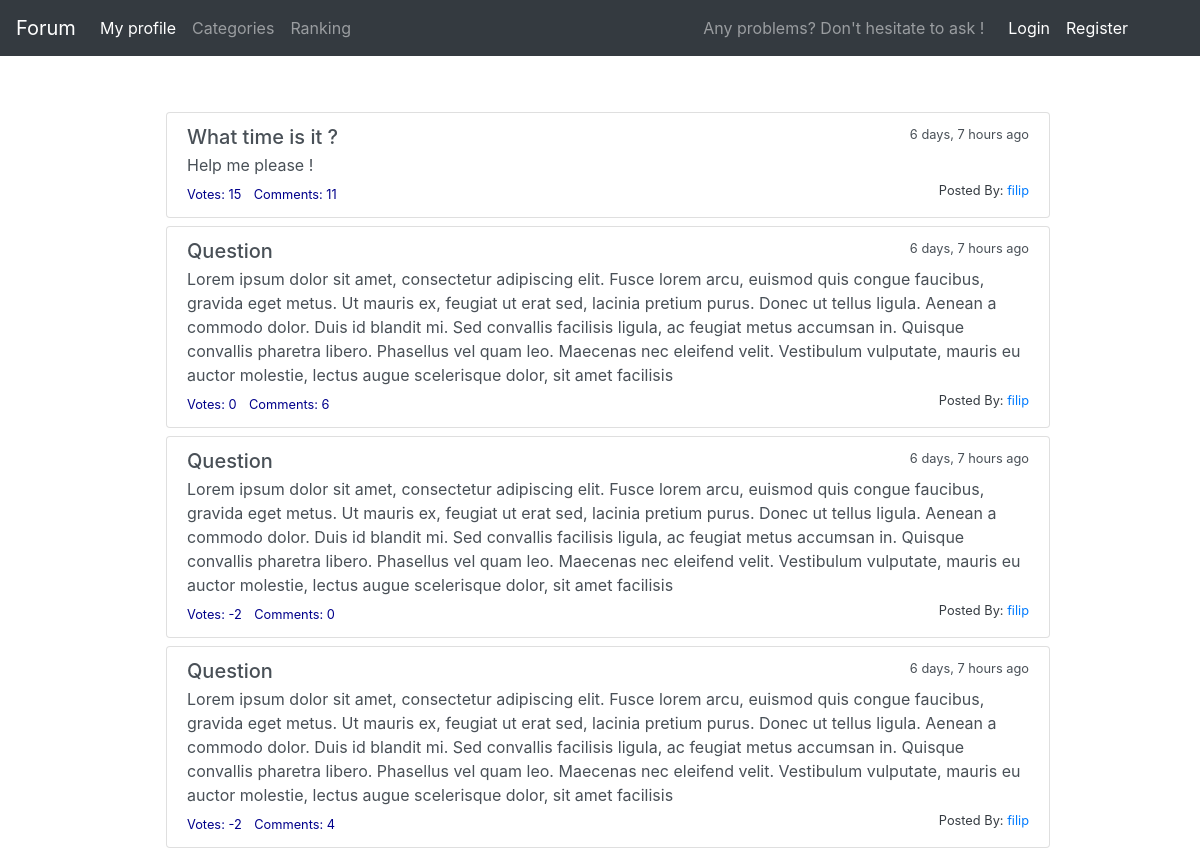
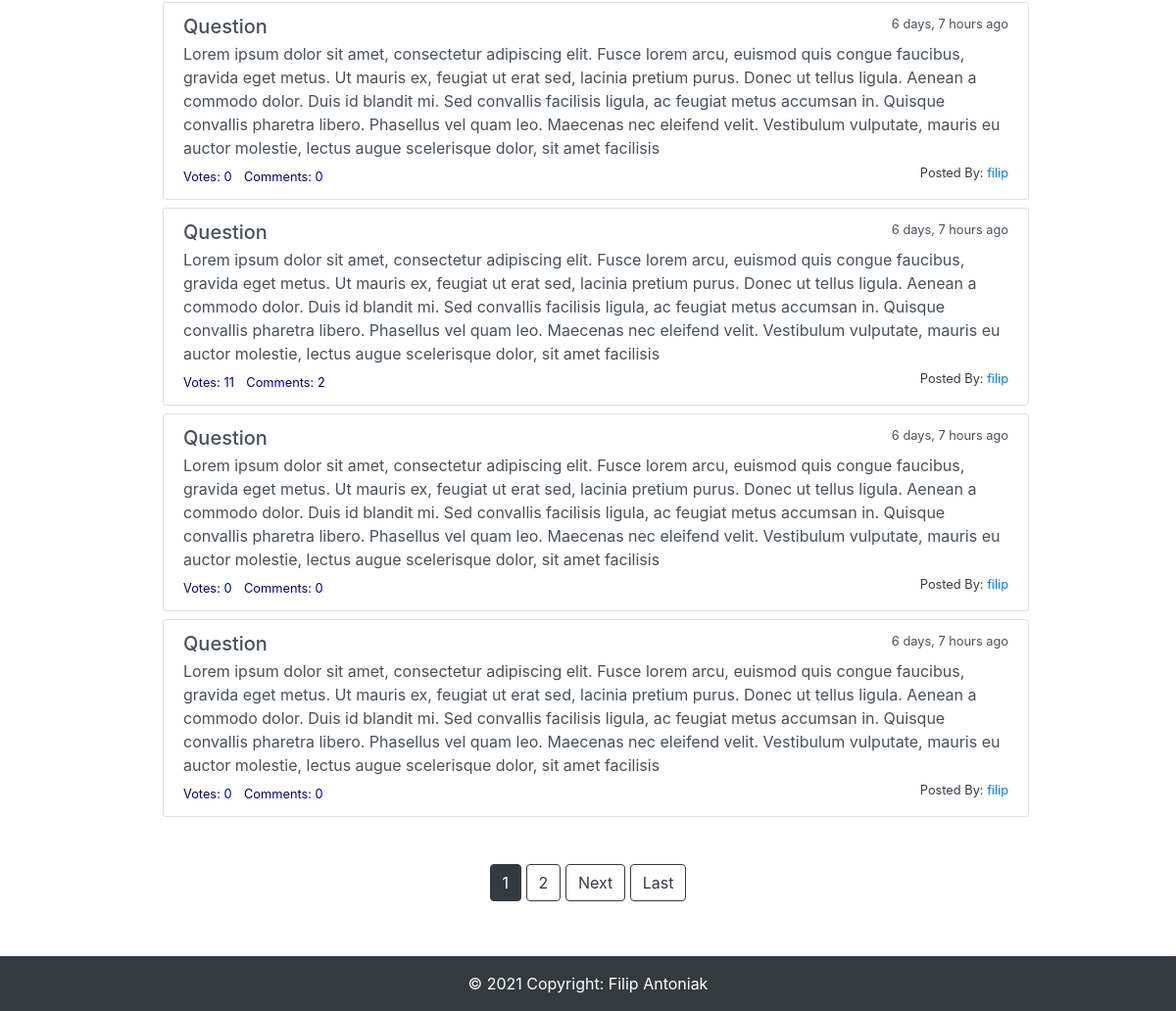
The app's page /, older data (2 pictures, top to bottom).
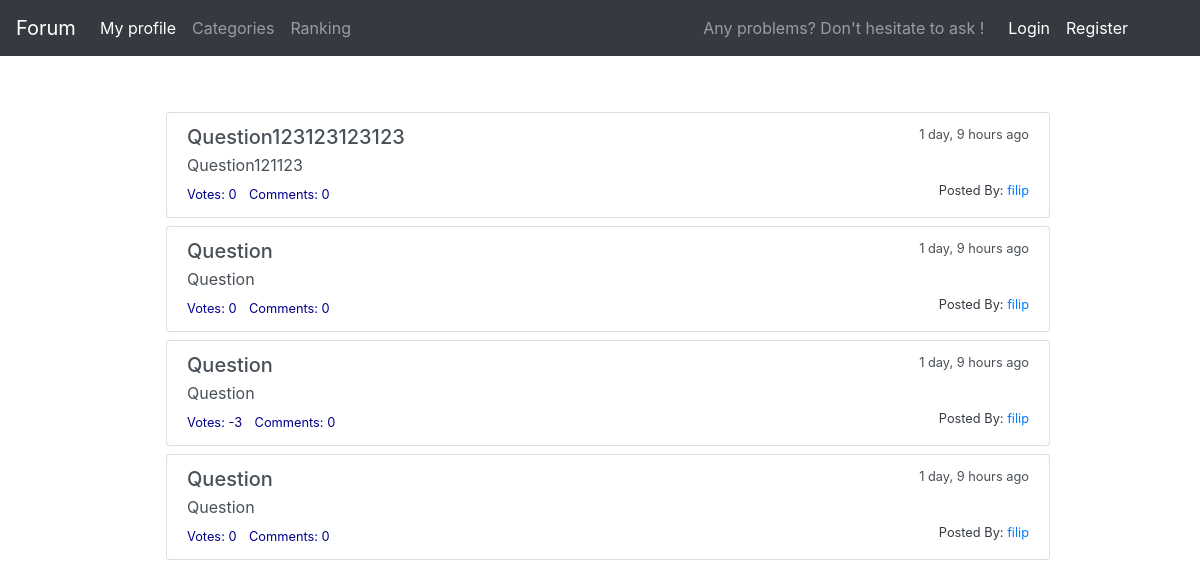
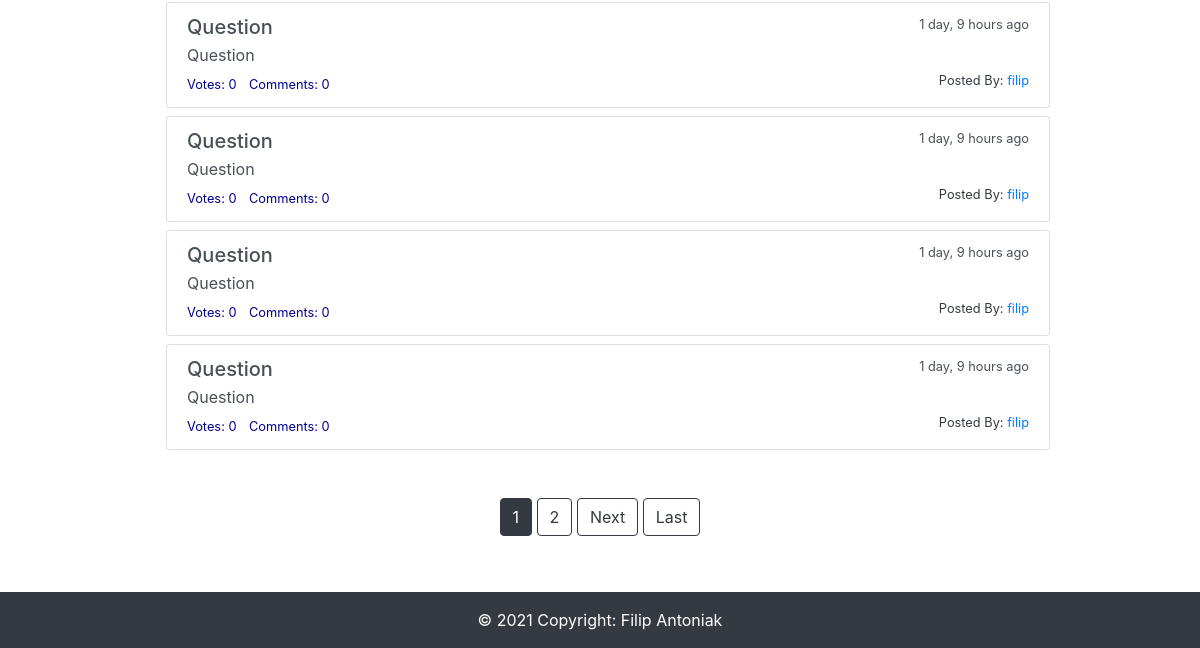
The same page, newer data (2 pictures, top to bottom).
### main/models.py (models this page shows, shortened)
class Question(models.Model):
    question_text = models.CharField(max_length=100)
    question_subtext = models.TextField(max_length=500)
    pub_date = models.DateTimeField('date published')
    user = models.ForeignKey(User, on_delete=models.CASCADE, default=User.objects.get(pk=1).pk)
    votes = models.IntegerField(default=0)
    def get_date(self):
        return humanize.naturaltime(self.pub_date)

### main/views.py (the view)
# urls.py: path('', views.IndexView.as_view(), name='index'),
class IndexView(generic.ListView):
    template_name = 'main/index.html'
    context_object_name = 'latest_question_list'
    paginate_by = 8
    def get_queryset(self):
        return Question.objects.filter(
            pub_date__lte=timezone.now()
        ).order_by('-pub_date')[:10]

### main/templates/main/index.html (shortened to what this page needs)
{% extends 'main/base.html' %}
{% block content %}
{% if latest_question_list %}
    {% for question in latest_question_list %}
        <div id="question" class="list-group ml-3 mb-2">
            <span class="list-group-item-action flex-column align-items-start">
            <a class="list-group-item list-group-item-action" href="{% url 'main:detail' question.id %}">
            <div class="d-flex w-100 justify-content-between">
              <h5  class="mb-1">{{ question.question_text }}</h5>
              <small>{{ question.get_date }}</small>
            </div>
            <p class="mb-1">{{ question.question_subtext }}</p>
            <small class="votes">Votes:  {{ question.votes }}</small>
            <small class="p-1"></small>
            <small class="votes">Comments:  {{ question.comment_set.all.count }}</small>
            <object>
                <a href="/profile/{{ question.user.username }}">
                    <small class="text-dark float-right">Posted By: <span class="text-primary">{{ question.user.username }}</span></small>
                </a>
            </object>
            </a>
        </span>
        </div>
    {% endfor %}
{% else %}
    <p>Something went wrong</p>
{% endif %}
<div class="text-center w-100 mx-auto mb-3 ">
    {% if is_paginated %}
        {% for num in page_obj.paginator.page_range %}
            {% if page_obj.number == num %}
                <a class="btn btn-dark mb-4" href="?page={{ num }}">{{ num }}</a>
            {% elif num > page_obj.number|add:'-3' and num < page_obj.number|add:'3' %}
                <a class="btn btn-outline-dark mb-4" href="?page={{ num }}">{{ num }}</a>
            {% endif %}
        {% endfor %}
        {% if page_obj.has_next %}
            <a class="btn btn-outline-dark mb-4" href="?page={{ page_obj.next_page_number }}">Next</a>
            <a class="btn btn-outline-dark mb-4" href="?page={{ page_obj.paginator.num_pages }}">Last</a>
        {% endif %}
    {% endif %}
</div>
    {% block footer-class %} position-absolute w-100 {% endblock %}
{% endblock %}

Row changes from the older to the newer data that the page shows:
no longer on this page (row edited): Question: question_text "What time is it ?", get_date "6 days, 7 hours ago", question_subtext "Help me please !", votes "15", comment_set.all.count "11", user.username "filip"
no longer on this page (row unchanged): Question: question_text "Question", get_date "6 days, 7 hours ago", question_subtext "Lorem ipsum dolor sit amet, consectetur adipiscing elit. Fusce lorem arcu, euismod quis congue faucibus, gravida eget metus. Ut mauris ex, feugiat ut erat sed, lacinia pretium purus. Donec ut tellus ligula. Aenean a commodo dolor. Duis id blandit mi. Sed convallis facilisis ligula, ac feugiat metus accumsan in. Quisque convallis pharetra libero. Phasellus vel quam leo. Maecenas nec eleifend velit. Vestibulum vulputate, mauris eu auctor molestie, lectus augue scelerisque dolor, sit amet facilisis", votes "0", comment_set.all.count "6", user.username "filip"
no longer on this page (row edited): Question: question_text "Question", get_date "6 days, 7 hours ago", question_subtext "Lorem ipsum dolor sit amet, consectetur adipiscing elit. Fusce lorem arcu, euismod quis congue faucibus, gravida eget metus. Ut mauris ex, feugiat ut erat sed, lacinia pretium purus. Donec ut tellus ligula. Aenean a commodo dolor. Duis id blandit mi. Sed convallis facilisis ligula, ac feugiat metus accumsan in. Quisque convallis pharetra libero. Phasellus vel quam leo. Maecenas nec eleifend velit. Vestibulum vulputate, mauris eu auctor molestie, lectus augue scelerisque dolor, sit amet facilisis", votes "-2", comment_set.all.count "0", user.username "filip"
no longer on this page (row unchanged): Question: question_text "Question", get_date "6 days, 7 hours ago", question_subtext "Lorem ipsum dolor sit amet, consectetur adipiscing elit. Fusce lorem arcu, euismod quis congue faucibus, gravida eget metus. Ut mauris ex, feugiat ut erat sed, lacinia pretium purus. Donec ut tellus ligula. Aenean a commodo dolor. Duis id blandit mi. Sed convallis facilisis ligula, ac feugiat metus accumsan in. Quisque convallis pharetra libero. Phasellus vel quam leo. Maecenas nec eleifend velit. Vestibulum vulputate, mauris eu auctor molestie, lectus augue scelerisque dolor, sit amet facilisis", votes "-2", comment_set.all.count "4", user.username "filip"
no longer on this page (row edited): Question: question_text "Question", get_date "6 days, 7 hours ago", question_subtext "Lorem ipsum dolor sit amet, consectetur adipiscing elit. Fusce lorem arcu, euismod quis congue faucibus, gravida eget metus. Ut mauris ex, feugiat ut erat sed, lacinia pretium purus. Donec ut tellus ligula. Aenean a commodo dolor. Duis id blandit mi. Sed convallis facilisis ligula, ac feugiat metus accumsan in. Quisque convallis pharetra libero. Phasellus vel quam leo. Maecenas nec eleifend velit. Vestibulum vulputate, mauris eu auctor molestie, lectus augue scelerisque dolor, sit amet facilisis", votes "0", comment_set.all.count "0", user.username "filip"
no longer on this page (row unchanged): Question: question_text "Question", get_date "6 days, 7 hours ago", question_subtext "Lorem ipsum dolor sit amet, consectetur adipiscing elit. Fusce lorem arcu, euismod quis congue faucibus, gravida eget metus. Ut mauris ex, feugiat ut erat sed, lacinia pretium purus. Donec ut tellus ligula. Aenean a commodo dolor. Duis id blandit mi. Sed convallis facilisis ligula, ac feugiat metus accumsan in. Quisque convallis pharetra libero. Phasellus vel quam leo. Maecenas nec eleifend velit. Vestibulum vulputate, mauris eu auctor molestie, lectus augue scelerisque dolor, sit amet facilisis", votes "11", comment_set.all.count "2", user.username "filip"
no longer on this page (row edited): Question: question_text "Question", get_date "6 days, 7 hours ago", question_subtext "Lorem ipsum dolor sit amet, consectetur adipiscing elit. Fusce lorem arcu, euismod quis congue faucibus, gravida eget metus. Ut mauris ex, feugiat ut erat sed, lacinia pretium purus. Donec ut tellus ligula. Aenean a commodo dolor. Duis id blandit mi. Sed convallis facilisis ligula, ac feugiat metus accumsan in. Quisque convallis pharetra libero. Phasellus vel quam leo. Maecenas nec eleifend velit. Vestibulum vulputate, mauris eu auctor molestie, lectus augue scelerisque dolor, sit amet facilisis", votes "0", comment_set.all.count "0", user.username "filip"
no longer on this page (row edited): Question: question_text "Question", get_date "6 days, 7 hours ago", question_subtext "Lorem ipsum dolor sit amet, consectetur adipiscing elit. Fusce lorem arcu, euismod quis congue faucibus, gravida eget metus. Ut mauris ex, feugiat ut erat sed, lacinia pretium purus. Donec ut tellus ligula. Aenean a commodo dolor. Duis id blandit mi. Sed convallis facilisis ligula, ac feugiat metus accumsan in. Quisque convallis pharetra libero. Phasellus vel quam leo. Maecenas nec eleifend velit. Vestibulum vulputate, mauris eu auctor molestie, lectus augue scelerisque dolor, sit amet facilisis", votes "0", comment_set.all.count "0", user.username "filip"
added Question: question_text "Question123123123123", get_date "1 day, 9 hours ago", question_subtext "Question121123", votes "0", comment_set.all.count "0", user.username "filip"
added Question: question_text "Question", get_date "1 day, 9 hours ago", question_subtext "Question", votes "0", comment_set.all.count "0", user.username "filip"
added Question: question_text "Question", get_date "1 day, 9 hours ago", question_subtext "Question", votes "-3", comment_set.all.count "0", user.username "filip"
added Question: question_text "Question", get_date "1 day, 9 hours ago", question_subtext "Question", votes "0", comment_set.all.count "0", user.username "filip"
added Question: question_text "Question", get_date "1 day, 9 hours ago", question_subtext "Question", votes "0", comment_set.all.count "0", user.username "filip"
added Question: question_text "Question", get_date "1 day, 9 hours ago", question_subtext "Question", votes "0", comment_set.all.count "0", user.username "filip"
added Question: question_text "Question", get_date "1 day, 9 hours ago", question_subtext "Question", votes "0", comment_set.all.count "0", user.username "filip"
added Question: question_text "Question", get_date "1 day, 9 hours ago", question_subtext "Question", votes "0", comment_set.all.count "0", user.username "filip"
